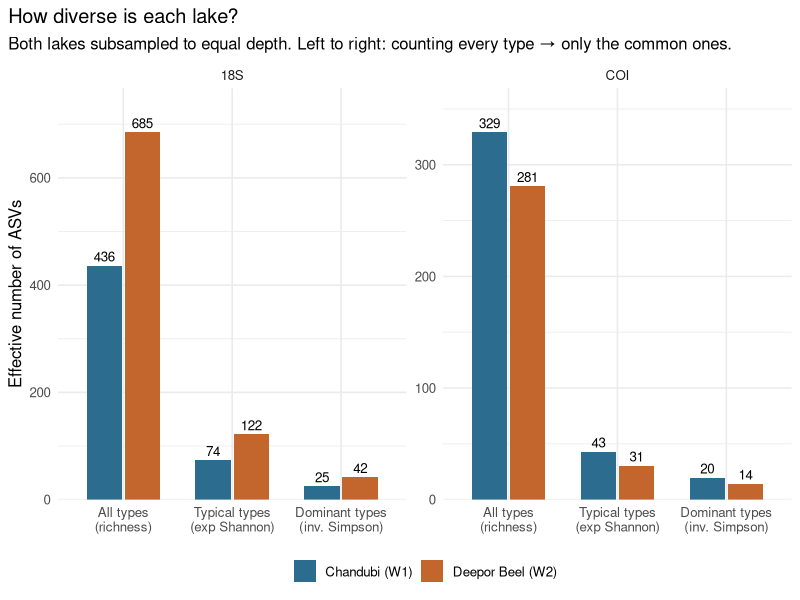
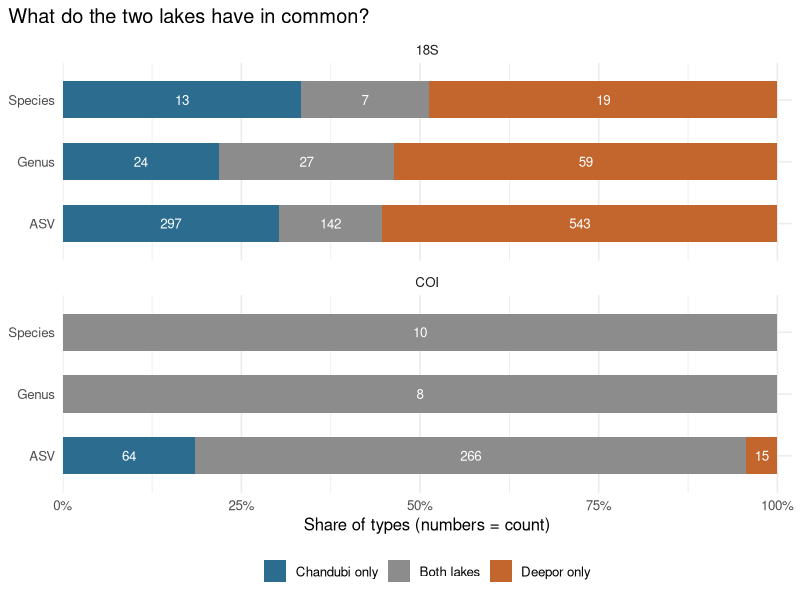

These charts were generated, in order, by the following R code:
# Step 8 — Diversity.
#  (a) Alpha diversity per lake, after rarefying both lakes to the same depth
#      (mean of 100 random subsamples): observed ASVs, Shannon, Simpson, Pielou's evenness,
#      and Hill numbers (q0 = richness, q1 = exp(Shannon), q2 = inverse Simpson) —
#      the "effective number" of equally common types.
#  (b) Overlap between lakes at ASV, genus and species level (shared / unique, Jaccard,
#      Bray–Curtis). One sample per lake: descriptive only, no significance tests.
# Chao1 is not reported: DADA2 discards singletons, which Chao1 depends on.
suppressPackageStartupMessages({ library(data.table); library(ggplot2); library(vegan) })

out <- "results/08_diversity"
dir.create(out, recursive = TRUE, showWarnings = FALSE)
site_of <- c(W1 = "Chandubi (W1)", W2 = "Deepor Beel (W2)")
set.seed(2026)

tax <- list(`18S` = fread("results/06_taxonomy/18S_taxonomy.tsv", sep = "\t", quote = "", na.strings = c("", "NA")),
            COI = fread("results/06_taxonomy/COI_taxonomy.tsv", sep = "\t", quote = "", na.strings = c("", "NA")))

# ---- (a) alpha diversity ----
alpha <- rbindlist(lapply(names(tax), function(m) {
  mat <- t(as.matrix(tax[[m]][, .(W1, W2)]))
  depth <- min(rowSums(mat))
  reps <- replicate(100, {
    r <- rrarefy(mat, depth)
    H <- diversity(r, "shannon"); S <- specnumber(r)
    cbind(observed = S, shannon = H, simpson = diversity(r, "simpson"),
          pielou = H / log(S), hill_q1 = exp(H), hill_q2 = diversity(r, "invsimpson"))
  }, simplify = "array")
  mean_mat <- apply(reps, c(1, 2), mean)
  data.table(marker = m, sample = rownames(mat), rarefied_to = depth, round(mean_mat, 3))
}))
fwrite(alpha, file.path(out, "alpha_diversity.tsv"), sep = "\t")

hl <- melt(alpha, id.vars = c("marker", "sample"), measure.vars = c("observed", "hill_q1", "hill_q2"),
           variable.name = "q", value.name = "value")
hl[, q := factor(q, levels = c("observed", "hill_q1", "hill_q2"),
                 labels = c("All types\n(richness)", "Typical types\n(exp Shannon)", "Dominant types\n(inv. Simpson)"))]
hl[, site := site_of[sample]]
p1 <- ggplot(hl, aes(q, value, fill = site)) +
  geom_col(position = position_dodge(width = 0.7), width = 0.65) +
  geom_text(aes(label = round(value)), position = position_dodge(width = 0.7), vjust = -0.4, size = 3.4) +
  facet_wrap(~marker, scales = "free_y") +
  scale_fill_manual(values = c("#2b6c8f", "#c2662d")) +
  scale_y_continuous(expand = expansion(mult = c(0, 0.12))) +
  labs(x = NULL, y = "Effective number of ASVs", fill = NULL,
       title = "How diverse is each lake?",
       subtitle = "Both lakes subsampled to equal depth. Left to right: counting every type → only the common ones.") +
  theme_minimal(base_size = 12) + theme(legend.position = "bottom", plot.title.position = "plot")
ggsave("docs/img/08_alpha.png", p1, width = 9.5, height = 5, dpi = 120)

# ---- (b) overlap at several levels ----
overlap <- rbindlist(lapply(names(tax), function(m) {
  d <- tax[[m]]
  rbindlist(lapply(c("ASV", "Genus", "Species"), function(level) {
    key <- if (level == "ASV") d$asv else d[[level]]
    agg <- d[!is.na(key), .(W1 = sum(W1), W2 = sum(W2)), by = .(k = key[!is.na(key)])]
    if (nrow(agg) == 0) return(NULL)
    mat <- t(as.matrix(agg[, .(W1, W2)]))
    data.table(marker = m, level = level,
               chandubi_only = sum(agg$W1 > 0 & agg$W2 == 0), deepor_only = sum(agg$W1 == 0 & agg$W2 > 0),
               shared = sum(agg$W1 > 0 & agg$W2 > 0), total = nrow(agg),
               pct_shared = round(100 * sum(agg$W1 > 0 & agg$W2 > 0) / nrow(agg), 1),
               jaccard_similarity = round(1 - as.numeric(vegdist(mat, "jaccard", binary = TRUE)), 3),
               bray_curtis_dissimilarity = round(as.numeric(vegdist(decostand(mat, "total"), "bray")), 3))
  }))
}))
fwrite(overlap, file.path(out, "overlap_by_level.tsv"), sep = "\t")

ol <- melt(overlap, id.vars = c("marker", "level"), measure.vars = c("chandubi_only", "shared", "deepor_only"),
           variable.name = "where", value.name = "n")
ol[, where := factor(where, levels = c("chandubi_only", "shared", "deepor_only"),
                     labels = c("Chandubi only", "Both lakes", "Deepor only"))]
ol[, pct := 100 * n / sum(n), by = .(marker, level)]
ol[, level := factor(level, levels = c("ASV", "Genus", "Species"))]
p2 <- ggplot(ol, aes(pct, level, fill = where)) +
  geom_col(width = 0.6, position = position_stack(reverse = TRUE)) +
  geom_text(aes(label = ifelse(n > 0, n, "")), position = position_stack(vjust = 0.5, reverse = TRUE),
            colour = "white", size = 3.4) +
  facet_wrap(~marker, ncol = 1) +
  scale_fill_manual(values = c("#2b6c8f", "#8c8c8c", "#c2662d")) +
  scale_x_continuous(labels = function(x) paste0(x, "%"), expand = expansion(mult = c(0, 0.02))) +
  labs(x = "Share of types (numbers = count)", y = NULL, fill = NULL,
       title = "What do the two lakes have in common?") +
  theme_minimal(base_size = 12) + theme(legend.position = "bottom", plot.title.position = "plot")
ggsave("docs/img/08_overlap.png", p2, width = 9, height = 5.5, dpi = 120)
print(alpha); print(overlap)
